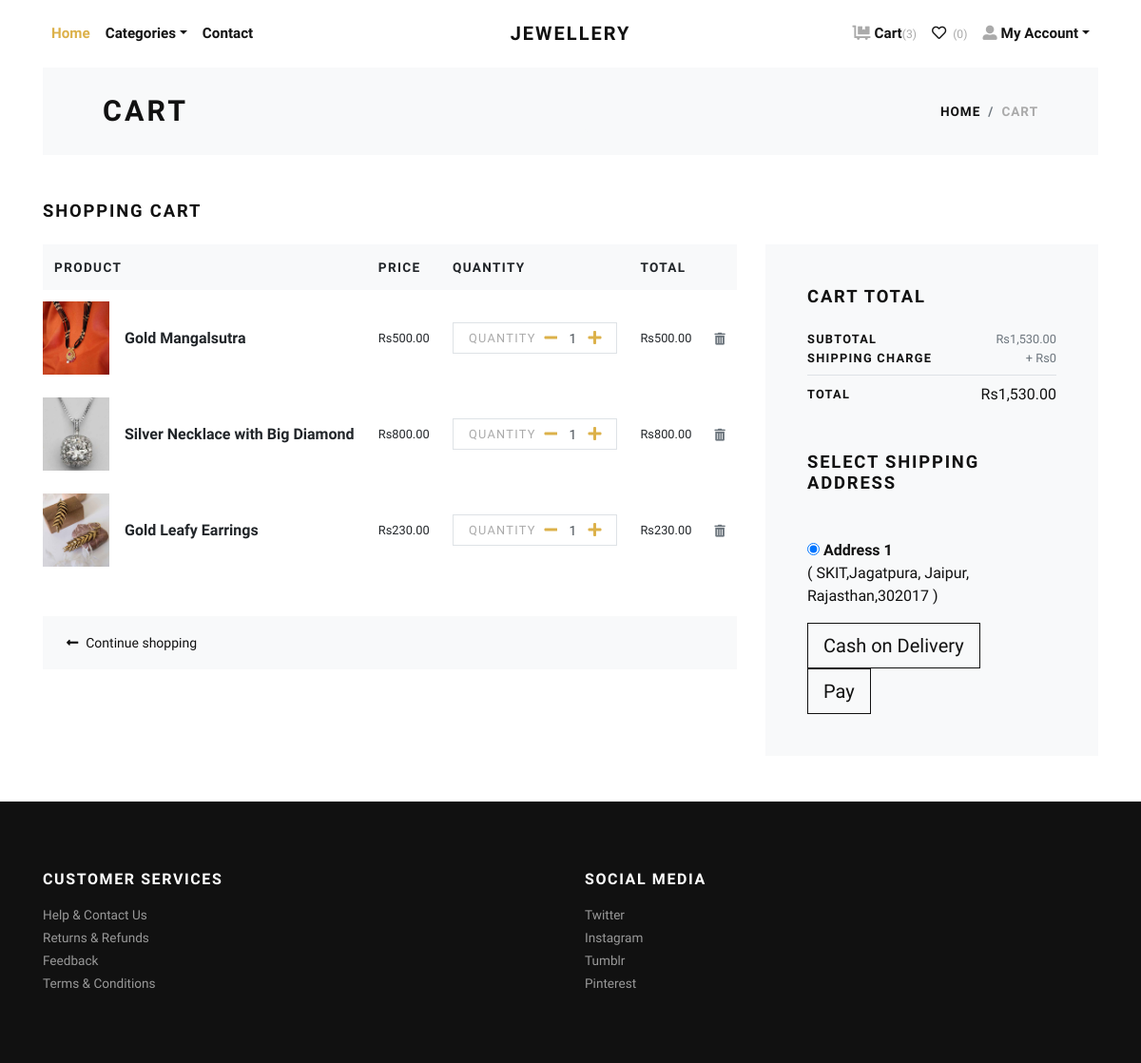
Before: /cart/ (signed in) with the older database file.
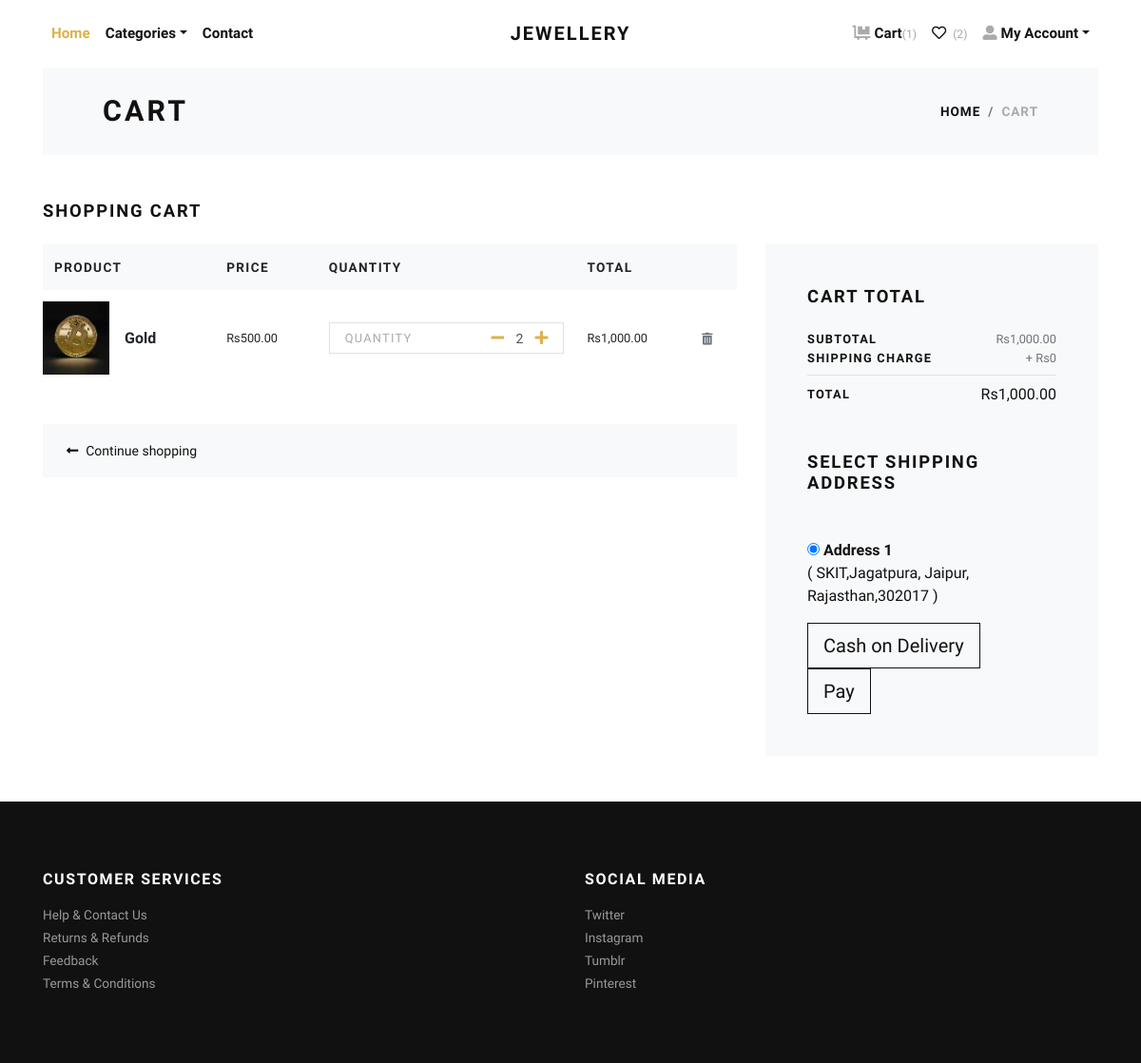
After: the same page with the newer database file.
### store/models.py (models this page shows, shortened)
class Cart(models.Model):
    user = models.ForeignKey(User, verbose_name="User", on_delete=models.CASCADE)
    product = models.ForeignKey(Product, verbose_name="Product", on_delete=models.CASCADE)
    quantity = models.PositiveIntegerField(default=1, verbose_name="Quantity")
    created_at = models.DateTimeField(auto_now_add=True, verbose_name="Created Date")
    updated_at = models.DateTimeField(auto_now=True, verbose_name="Updated Date")
    @property
    def total_price(self):
        return self.quantity * self.product.price

class Product(models.Model):
    title = models.CharField(max_length=150, verbose_name="Product Title")
    slug = models.SlugField(max_length=160, verbose_name="Product Slug")
    sku = models.CharField(max_length=255, unique=True, verbose_name="Unique Product ID (SKU)")
    short_description = models.TextField(verbose_name="Short Description")
    detail_description = models.TextField(blank=True, null=True, verbose_name="Detail Description")
    product_image = models.ImageField(upload_to='product', blank=True, null=True, verbose_name="Product Image")
    price = models.DecimalField(max_digits=8, decimal_places=2)
    category = models.ForeignKey(Category, verbose_name="Product Categoy", on_delete=models.CASCADE)
    is_active = models.BooleanField(verbose_name="Is Active?")
    is_featured = models.BooleanField(verbose_name="Is Featured?")
    created_at = models.DateTimeField(auto_now_add=True, verbose_name="Created Date")
    updated_at = models.DateTimeField(auto_now=True, verbose_name="Updated Date")
    class Meta:
        verbose_name_plural = 'Products'
        ordering = ('-created_at', )

class Address(models.Model):
    user = models.ForeignKey(User, verbose_name="User", on_delete=models.CASCADE)
    locality = models.CharField(max_length=150, verbose_name="Nearest Location")
    city = models.CharField(max_length=150, verbose_name="City")
    state = models.CharField(max_length=150, verbose_name="State")

### store/views.py (the view)
# urls.py: path('cart/', views.cart, name="cart"),
@login_required
def cart(request):
    user = request.user
    cart_products = Cart.objects.filter(user=user)
    amount = decimal.Decimal(0)
    cp = [p for p in Cart.objects.all() if p.user==user]
    if cp:
        for p in cp:
            temp_amount = (p.quantity * p.product.price)
            amount += temp_amount
    if amount >= 500:
        shipping_amount = 0
    else:
        shipping_amount = round(amount * decimal.Decimal(0.1), 2)
    addresses = Address.objects.filter(user=user)
    context = {
        'cart_products': cart_products,
        'amount': amount,
        'shipping_amount': shipping_amount,
        'total_amount': amount + shipping_amount,
        'addresses': addresses,
    }
    return render(request, 'store/cart.html', context)

### store/context_preprocessors.py (called while the page is built)
def store_menu(request):
    categories = Category.objects.filter(is_active=True)
    context = {
        'categories_menu': categories,
    }
    return context

def cart_menu(request):
    if request.user.is_authenticated:
        cart_items= Cart.objects.filter(user=request.user)
        context = {
            'cart_items': cart_items,
        }
    else:
        context = {}
    return context

def wishlist_menu(request):
    if request.user.is_authenticated:
        wishlist_items= Wishlist.objects.filter(user=request.user)
        context = {
            'wishlist_items': wishlist_items,
        }
    else:
        context = {}
    return context

### templates/store/cart.html (shortened to what the changed rows need)
{% extends 'base.html' %}
{% load static %}
{% load humanize %}
    {% block content %}
      <div class="container">
        <section class="bg-light">
          <div class="container">
            <div class="row px-4 px-lg-5 py-lg-4 align-items-center">
              <div class="col-lg-6">
                <h1 class="h2 text-uppercase mb-0">Cart</h1>
              </div>
            </div>
          </div>
        </section>
        {% if cart_products %}
        <section class="py-5">
          <h2 class="h5 text-uppercase mb-4">Shopping cart</h2>
          <div class="row">
            <div class="col-lg-8 mb-4 mb-lg-0">
              <div class="table-responsive mb-4">
                <table class="table">
                  <thead class="bg-light">
                    <tr>
                      <th class="border-0" scope="col"> <strong class="text-small text-uppercase">Product</strong></th>
                      <th class="border-0" scope="col"> <strong class="text-small text-uppercase">Price</strong></th>
                      <th class="border-0" scope="col"> <strong class="text-small text-uppercase">Quantity</strong></th>
                      <th class="border-0" scope="col"> <strong class="text-small text-uppercase">Total</strong></th>
                      <th class="border-0" scope="col"> </th>
                    </tr>
                  </thead>
                  <tbody>
                    {% for cart_product in cart_products %}
                    <tr>
                      <th class="pl-0 border-0" scope="row">
                        <div class="media align-items-center">
                          {% if cart_product.product.product_image %}
                            <a class="reset-anchor d-block animsition-link" href="{% url 'store:product-detail' cart_product.product.slug %}"><img src="{{cart_product.product.product_image.url}}" alt="{{cart_product.product.title}}" width="70"/></a>
                          {% else %}
                            <a class="reset-anchor d-block animsition-link" href="{% url 'store:product-detail' cart_product.product.slug %}"><img src="{% static 'img/product-detail-3.jpg' %}" alt="{{cart_product.product.title}}" width="70"/></a>
                          {% endif %}
                          <div class="media-body ml-3"><strong class="h6"><a class="reset-anchor animsition-link" href="{% url 'store:product-detail' cart_product.product.slug %}">{{cart_product.product.title}}</a></strong></div>
                        </div>
                      </th>
                      <td class="align-middle border-0">
                        <p class="mb-0 small">Rs{{cart_product.product.price}}</p>
                      </td>
                      <td class="align-middle border-0">
                        <div class="border d-flex align-items-center justify-content-between px-3"><span class="small text-uppercase text-gray headings-font-family">Quantity</span>
                          <div class="quantity">
                            <a href="{% url 'store:minus-cart' cart_product.id %}" class="dec-btn p-0 ml-2"><i class="fas fa-minus"></i></a>
                            <input class="form-control form-control-sm border-0 shadow-0 p-0" type="text" value="{{cart_product.quantity}}"/>
                            <a href="{% url 'store:plus-cart' cart_product.id %}" class="inc-btn p-0"><i class="fas fa-plus"></i></a>
                          </div>
                        </div>
                      </td>
                      <td class="align-middle border-0">
                        <p class="mb-0 small">Rs{{cart_product.total_price|intcomma}}</p>
                      </td>
                      <td class="align-middle border-0"><a class="reset-anchor" href="{% url 'store:remove-cart' cart_product.id %}"><i class="fas fa-trash-alt small text-muted"></i></a></td>
                    </tr>
                    {% endfor %}
                  </tbody>
                </table>
              </div>
              <div class="bg-light px-4 py-3">
                <div class="row align-items-center text-center">
                  <div class="col-md-6 mb-3 mb-md-0 text-md-left"><a class="btn btn-link p-0 text-dark btn-sm" href="{% url 'store:home' %}"><i class="fas fa-long-arrow-alt-left mr-2"> </i>Continue shopping</a></div>
                </div>
              </div>
            </div>
            <div class="col-lg-4">
              <div class="card border-0 rounded-0 p-lg-4 bg-light">
                <div class="card-body">
                  <h5 class="text-uppercase mb-4">Cart total</h5>
                  <ul class="list-unstyled mb-0">
                    <li class="d-flex align-items-center justify-content-between"><strong class="text-uppercase small font-weight-bold">Subtotal</strong><span class="text-muted small">Rs{{amount|intcomma}}</span></li>
                    <li class="d-flex align-items-center justify-content-between"><strong class="text-uppercase small font-weight-bold">Shipping Charge</strong><span class="text-muted small">+ Rs{{shipping_amount}}</span></li>
                    <li class="border-bottom my-2"></li>
                    <li class="d-flex align-items-center justify-content-between mb-4"><strong class="text-uppercase small font-weight-bold">Total</strong><span>Rs{{total_amount|intcomma}}</span></li>
                  </ul>
                  <h5 class="text-uppercase my-5">Select Shipping Address</h5>
                  <form action="{% url 'store:checkout' %}" id="myform">
                    {% if addresses %}
                      {% for address in addresses %}
                        <div class="mb-3">
                        <input type="radio" name="address" checked value="{{address.locality}}, {{address.city}}, {{address.state}}"> <strong>Address {{forloop.counter}}</strong> <br>
                        ( {{address.locality}}, {{address.city}}, {{address.state}} )
                        </div>
                      {% endfor %}
                    {% endif %}
                    <button type="submit" name="submit" value="COD" class="btn btn-dark btn-lg btn-outline-dark">Cash on Delivery</button>
                    <br>
                    <button type="submit" name="submit" value="Paid" class="btn btn-dark btn-lg btn-outline-dark">Pay</button>
                  </form>
                </div>
              </div>
            </div>
          </div>
        </section>
        {% else %}
          <div class="text-center py-5">
            <h3 class="mb-3">Your cart is empty.</h3>
            <a href="{% url 'store:home' %}"><i class="fas fa-long-arrow-alt-left mr-2"> </i>Continue shopping</a>
          </div>
        {% endif %}
      </div>
      {% endblock content %}

Changed rows visible on the page:
removed Cart: product.product_image (picture), product "Gold Mangalsutra", product.price "500.00", quantity "1", total_price "500.00"
removed Cart: product.product_image (picture), product "Silver Necklace with Big Diamond", product.price "800.00", quantity "1", total_price "800.00"
removed Cart: product.product_image (picture), product "Gold Leafy Earrings", product.price "230.00", quantity "1", total_price "230.00"
added Cart: product.product_image (picture), product "Gold", product.price "500.00", quantity "2", total_price "1,000.00"
Other visible differences:
{{ cart_items.count }}: "3" → "1"
{{ wishlist_items.count }}: "0" → "2"
{{ amount|intcomma }}: "1,530.00" → "1,000.00"
{{ total_amount|intcomma }}: "1,530.00" → "1,000.00"
